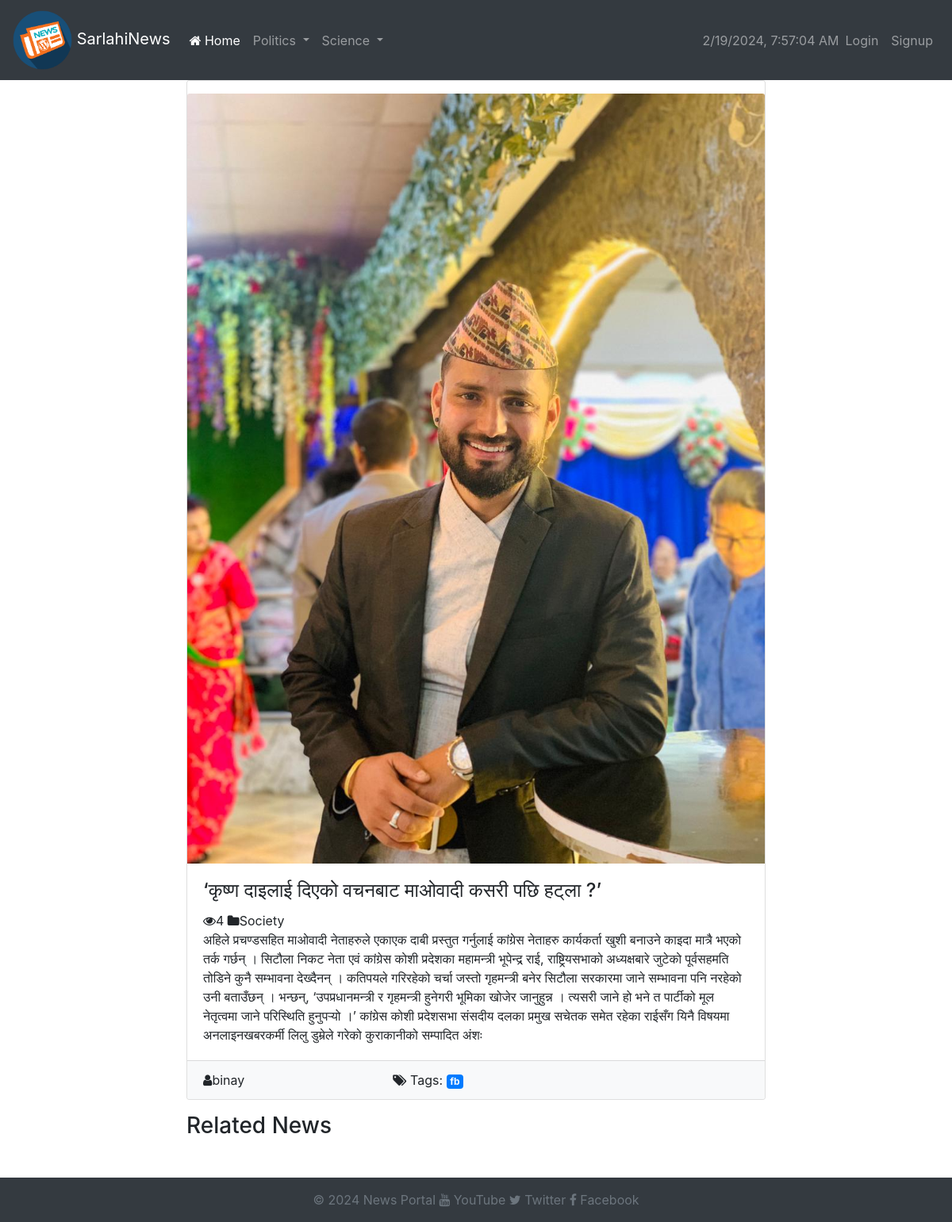
/articles/7/, run on the app's committed database.
### articles/models.py (models this page shows, shortened)
class Category(models.Model):
    id = models.AutoField(primary_key=True)
    name = models.CharField(max_length=100)
    parent = models.ForeignKey('self', on_delete=models.CASCADE, null=True, blank=True)
    def __str__(self):
        return self.name
    class Meta:
        constraints = [
            UniqueConstraint(fields=['name', 'parent'], name='unique_name_within_parent')
        ]

class Article(models.Model):
    id = models.AutoField(primary_key=True)
    title = models.CharField(max_length=200)
    content = models.TextField()
    author = models.ForeignKey(User, on_delete=models.CASCADE, related_name='authored_articles')
    category = models.ForeignKey(Category, on_delete=models.CASCADE)
    tags = models.ManyToManyField(Tag)
    created_at = models.DateTimeField(auto_now_add=True)
    updated_at = models.DateTimeField(auto_now=True)
    views = models.IntegerField(default=0)
    likes = models.ManyToManyField(User, related_name='%(app_label)s_%(class)s_likes', blank=True)
    image = models.ImageField(upload_to='article_images/', blank=True)

class Tag(models.Model):
    id = models.AutoField(primary_key=True)
    name = models.CharField(max_length=100)

### articles/views.py (the view)
# urls.py: path('<int:id>/',article_detail, name='article_detail'),
def article_detail(request, id):
    articles = Article.objects.all()
    article = get_object_or_404(Article, pk=id)
    category= Category.objects.all()
    view, created = View.objects.get_or_create(article=article)
    view.count += 1
    view.save()
    return render(request, "articles/article_detail.html", {'article': article, 'view_count': view.count,"categories":category,"articles":articles})

### articles/templates/articles/article_detail.html (shortened to what this page needs)
{% extends "website/base.html" %}
{% block content %}
<div class="row">
    <div class="col-md-8 offset-md-2">
        <div class="card">
            {% if article.image %}
            <img src="{{ article.image.url }}" class="card-img-top mt-3" alt="Article Image">
            {% endif %}
            <div class="card-body">
                <h4 class="card-title"> {{ article.title }}</h4>
                <i class="fa fa-eye"></i>{{ view_count }}
                    <i class="fa fa-folder"></i>{{ article.category }}
                <p class="card-text">{{ article.content }}</p>
            </div>
            <div class="card-footer bg-light">
                <div class="row">
                    <div class="col-md-4">
                        <i class="fa fa-user"></i>{{ article.author }}
                    </div>
                    <div class="col-md-4">
                        <i class="fa fa-tags"></i> Tags:
                        {% for tag in article.tags.all %}
                            <span class="badge badge-primary">{{ tag.name }}</span>
                        {% endfor %}
                    </div>
                </div>
            </div>
        </div>
    </div>
</div>
<div class="row mt-3">
    <div class="col-md-8 offset-md-2">
        <div class="related-news">
            <h3>Related News</h3>
        </div>
    </div>
</div>
{% endblock %}

### website/templates/website/header.html (shortened to what this page needs)
{% load static %}
<nav class="navbar navbar-expand-lg navbar-dark bg-dark">
    <a class="navbar-brand" href="#">
        <img src="{% static 'website/logo.png' %}" alt="My image" width="75">
        SarlahiNews
    </a>
    <div class="collapse navbar-collapse" id="navbarNavDropdown">
        <ul class="navbar-nav mr-auto">
            <li class="nav-item">
                <a class="nav-link active" href="{% url 'home' %}"><i class="fa fa-home"></i> Home <span class="sr-only">(current)</span></a>
            </li>
            {% for category in categories %}
                {% if not category.parent %}
                    <li class="nav-item dropdown">
                        <a class="nav-link dropdown-toggle" href="#" id="navbarDropdown{{ category.id }}" role="button" data-toggle="dropdown" aria-haspopup="true" aria-expanded="false">
                            {{ category.name }}
                        </a>
                    </li>
                {% endif %}
            {% endfor %}
        </ul>
    <div class="collapse navbar-collapse" id="navbarNavDropdown">
        <ul class="navbar-nav ml-auto">
    <span id="datetime" class="navbar-text ml-auto"></span>
            {% if user.is_authenticated %}
                <li class="nav-item">
                    <span class="nav-link">Welcome, {{ user.username }}</span>
                </li>
                <li class="nav-item">
                    <a class="nav-link" href="{% url 'logout' %}">Logout</a>
                </li>
            {% else %}
                <li class="nav-item">
                    <a class="nav-link" href="{% url 'login' %}">Login</a>
                </li>
                <li class="nav-item">
                    <a class="nav-link" href="{% url 'signup' %}">Signup</a>
                </li>
            {% endif %}
        </ul>
    </div>
    </div>
</nav>

### data on the page
Category: name "Politics"
Category: name "Science"
Article: image (picture), title "‘कृष्ण दाइलाई दिएको वचनबाट माओवादी कसरी पछि हट्ला ?’", category "Society", content "अहिले प्रचण्डसहित माओवादी नेताहरुले एकाएक दाबी प्रस्तुत गर्नुलाई कांग्रेस नेताहरु कार्यकर्ता खुशी बनाउने काइदा मात्रै भएको तर्क गर्छन् । सिटौला निकट नेता एवं कांग्रेस कोशी प्रदेशका महामन्त्री भूपेन्द्र राई, राष्ट्रियसभाको अध्यक्षबारे जुटेको पूर्वसहमति तोडिने कुनै सम्भावना देख्दैनन् । कतिपयले गरिरहेको चर्चा जस्तो गृहमन्त्री बनेर सिटौला सरकारमा जाने सम्भावना पनि नरहेको उनी बताउँछन् । भन्छन्, ‘उपप्रधानमन्त्री र गृहमन्त्री हुनेगरी भूमिका खोजेर जानुहुन्न । त्यसरी जाने हो भने त पार्टीको मूल नेतृत्वमा जाने परिस्थिति हुनुपर्‍यो ।’ कांग्रेस कोशी प्रदेशसभा संसदीय दलका प्रमुख सचेतक समेत रहेका राईसँग यिनै विषयमा अनलाइनखबरकर्मी लिलु डुम्रेले गरेको कुराकानीको सम्पादित अंशः", author "binay"
Tag: name "fb"

### other printed values
{{ view_count }} "4"
